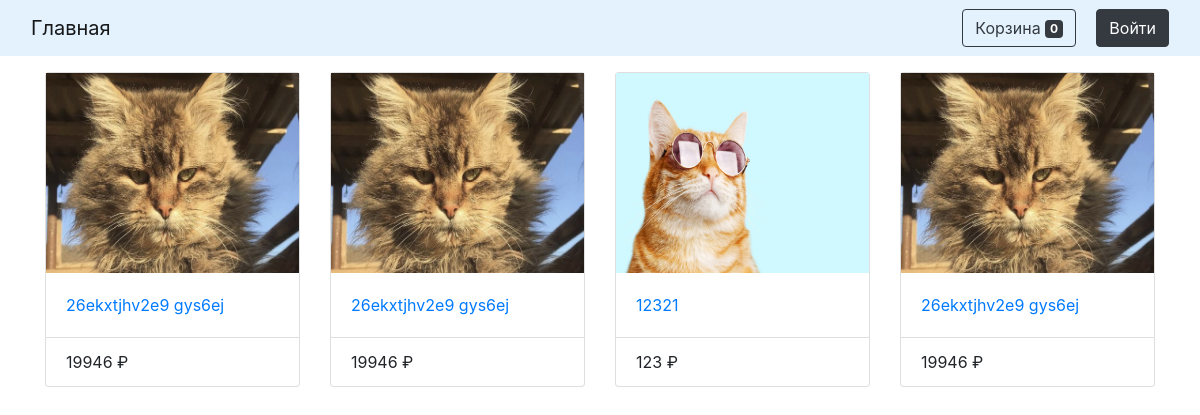
/my_orders/1, run on an earlier commit of the app's database.
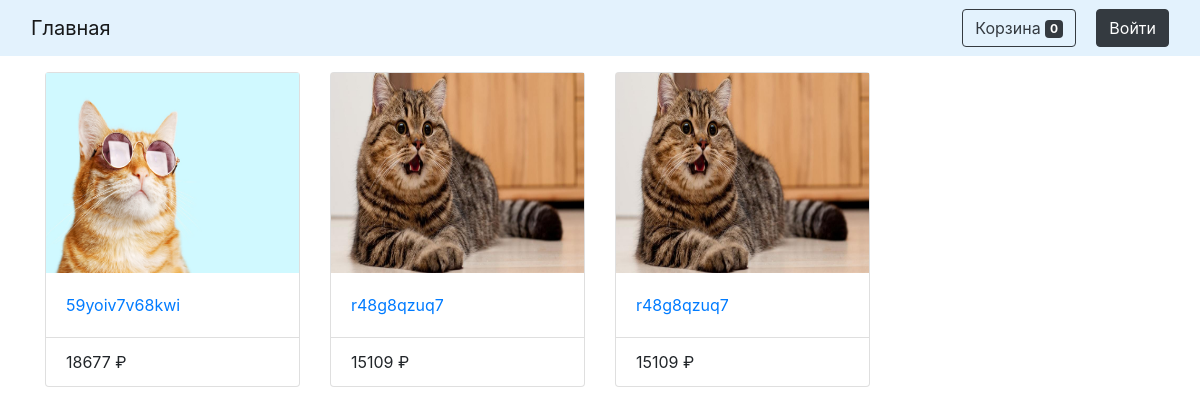
And on a later commit of the database.
### data/products.py (models this page shows)
class Product(SqlAlchemyBase):
    __tablename__ = 'products'
    id = sqlalchemy.Column(sqlalchemy.Integer, index=True,
                           primary_key=True, autoincrement=True)
    image = sqlalchemy.Column(sqlalchemy.String, nullable=True, default="default.png")
    name = sqlalchemy.Column(sqlalchemy.String, nullable=False, default="")
    price = sqlalchemy.Column(sqlalchemy.Integer, nullable=False, default=0)
    description = sqlalchemy.Column(sqlalchemy.Text, default="Описание отсутствует")

### main.py (the view)
@app.route('/my_orders/<int:order_id>', methods=['GET', 'POST'])
def show_selected_order(order_id):
    db_sess = db_session.create_session()
    order = db_sess.query(Order).filter(Order.id == order_id).first()
    order = order.order
    lst_products = [db_sess.query(Product).filter(Product.id == i).first() for i in order.split(",")]
    return render_template("index.html", lst_products=lst_products, count_product=count_products)

### data/db_session.py (called while the page is built)
def create_session() -> Session:
    global __factory
    return __factory()

### main.py (called while the page is built)
@app.before_request
def before_request():
    session.permanent = True
    app.permanent_session_lifetime = timedelta(days=31)

### templates/index.html (shortened to what this page needs)
{% extends "base.html" %}
{% block content %}
<div class="row row-cols-1 row-cols-md-4 g-4 mt-2">
    {% for product in lst_products %}
    <div class="col">
        <div class="card mb-3">
            <img src="/static/img/{{product.image}}" height="200" class="image" >
            <div class="card-body">
                <p class="card-text"><a class="text" href="/product/{{ product.id }}">{{ product.name }}</a></p>
            </div>
            <div class="card-footer bg-transparent">{{product.price}} ₽</div>
        </div>
    </div>
    {% endfor %}
</div>
{% endblock %}

### templates/base.html (shortened to what this page needs)
<!doctype html>
<html lang="en">
<head>
    <link rel="stylesheet"
          href="https://stackpath.bootstrapcdn.com/bootstrap/4.4.1/css/bootstrap.min.css"
>
</head>
<body>
<header>
    <nav class="navbar navbar-expand-lg navbar-light sticky-top mb-3" style="background-color: #e3f2fd;">
        <div class="container-fluid">
            <a class="navbar-brand" href="/">Главная</a>
            <div class="navbar-right">
                <a href="/cart" class="btn btn-outline-dark mr-3">Корзина
                    <span class="badge badge-dark">{{count_product}}</span></a>
                {% if current_user.is_authenticated %}
                <div class="btn-group">
                    <button class="btn btn-dark dropdown-toggle navbar-right" type="button"
                            id="dropdownMenuButton"
                            data-toggle="dropdown" aria-expanded="false">
                        {{ current_user.name }}
                    </button>
                    <button class="dropdown-menu dropdown-menu-lg-right">
                        <a class="dropdown-item" href="/cart">Корзина <span
                                class="badge badge-danger">{{count_product}}</span></a>
                        <a class="dropdown-item" href="/my_orders">Мои заказы</a>
                        <a>
                            <hr class="dropdown-divider">
                        </a>
                        <a class="dropdown-item" href="/logout">Выйти</a>
                    </button>
                </div>
                {% else %}
                <a href="/login" class="btn btn-dark">Войти</a>
                {% endif %}
            </div>
        </div>
    </nav>
</header>
<main role="main" class="container">
    {% block content %}{% endblock %}
</main>
</body>
</html>

What changed in the data, as far as the page shows it:
removed Product: image (picture), name "26ekxtjhv2e9 gys6ej", price "19946"
removed Product: image (picture), name "12321", price "123"
added Product: image (picture), name "59yoiv7v68kwi", price "18677"
added Product: image (picture), name "r48g8qzuq7", price "15109"
